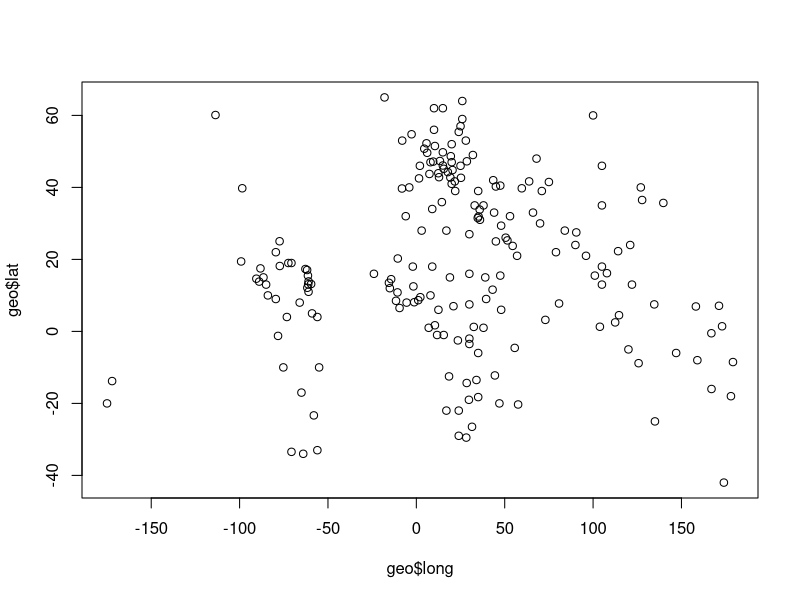
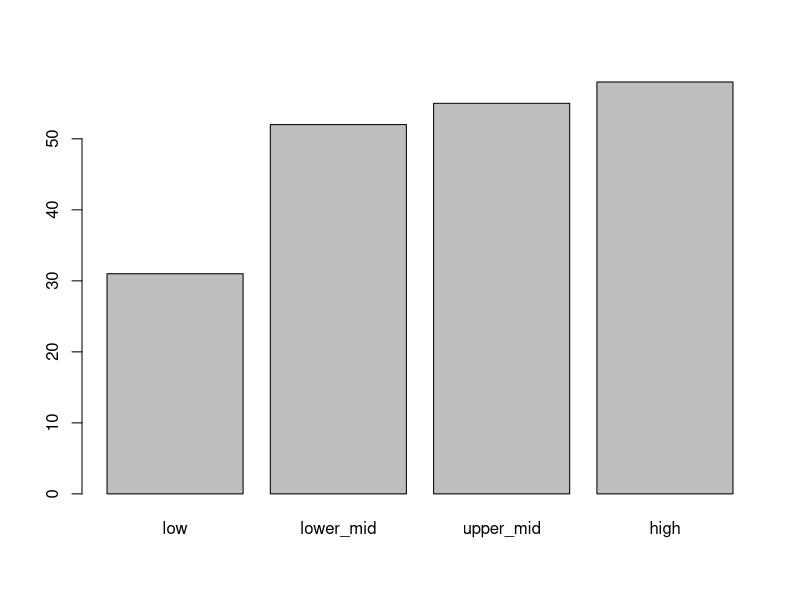
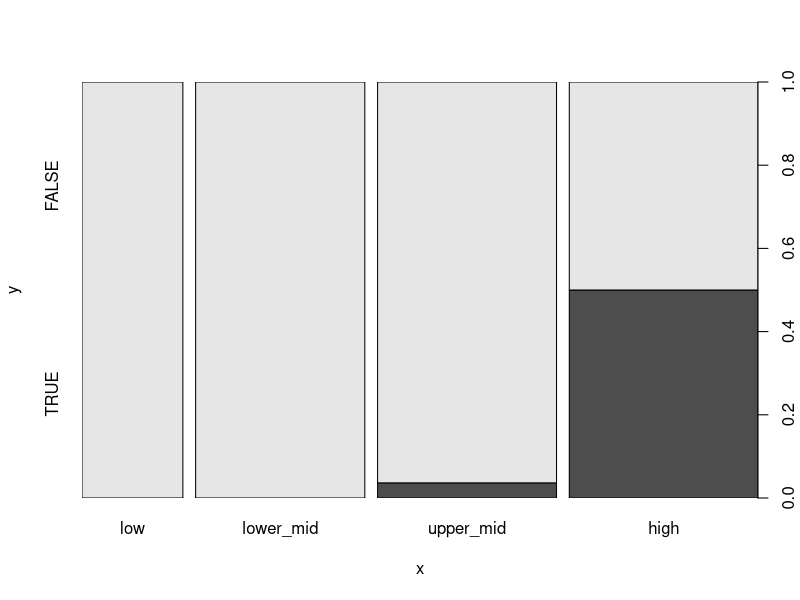

The R script that drew these images, in order:
## ---- chunk 1
library(tidyverse)

# OR
library(dplyr)
library(readr)
library(tidyr)
library(ggplot2)
## ---- chunk 2
geo <- read_csv("r-intro-2-files/geo.csv")

geo
## ---- chunk 3
data_frame(foo=c(10,20,30), bar=c("a","b","c"))
## ---- chunk 4
nrow(geo)
ncol(geo)
colnames(geo)
summary(geo)
## ---- chunk 5
geo[4,2]
## ---- chunk 6
geo[4,"region"]
## ---- chunk 7
geo[4,]
geo[,"region"]
## ---- chunk 8
rows_wanted <- c(1,3,5)
geo[rows_wanted,]
## ---- chunk 9
geo[c(1,3,5),]
geo[1:7,]
## ---- chunk 10
head( geo$region )
head( geo[["region"]] )
## ---- chunk 11
geo$region[4]
## ---- chunk 12
plot(geo$long, geo$lat)
## ---- chunk 13
is_southern <- geo$lat < 0

head(is_southern)
sum(is_southern)
## ---- chunk 14
geo[is_southern,]
## ---- chunk 15
southern_oecd <- is_southern & geo$oecd

geo[southern_oecd,]
## ---- chunk 16
geo$southern <- is_southern

geo
## ---- chunk 17
filter(geo, lat < 0 & oecd)
## ---- chunk 18
count(geo, region)
count(geo, income2017)
## ---- chunk 19
head( factor(geo$income2017, levels=c("low","lower_mid","upper_mid","high")) )
## ---- chunk 20
geo$income2017 <- factor(geo$income2017, levels=c("low","lower_mid","upper_mid","high"))
## ---- chunk 21
count(geo, income2017)
## ---- chunk 22
plot(geo$income2017)
## ---- chunk 23
plot(geo$income2017, factor(geo$oecd))
## ---- chunk 24
count(geo, income2017, oecd)
## ---- chunk 25
counts <- count(geo, income2017, oecd)
spread(counts, key=income2017, value=n, fill=0)
## ---- chunk 26
arrange(geo, lat)
## ---- chunk 27
arrange(geo, desc(name))
